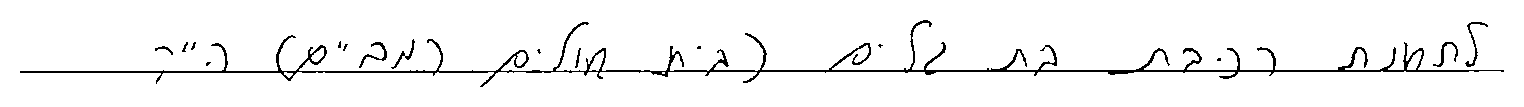
#> input picture Data_normalized/txt (1089).png, 1524 x 107 px; its folder holds only this picture in this run
$ jupyter execute --allow-errors 'segment words.ipynb'   (shell and % lines are left out)
#> lines starting #> are read from the running program, lines starting #| are printed output that depends on the picture; after the words box and inside, x2 and y2 are one past the last pixel; in counts of white or black regions, pixels touching at a corner belong together
# Word Segmentation — Attempts Log

| # | Method | Result |
|---|--------|--------|
| 1 | EasyOCR CRAFT | Wrong boundaries |
| 2 | Tesseract Hebrew | Unreliable |
| 3 | Vertical projection | Splits chars, merges lines |
| 4 | Horizontal then vertical projection | Multi-word boxes |
| 5 | Morphological dilation + CC | Baseline fuses everything |
| 6 | Gemini Vision API | Coordinates unreliable |
| 7 | CC baseline removal + dilation | Still fuses into one blob |
| 8 | DictaLM-2.0 + Gemini + forced-N CV | Unstable |
| 9 | Crop above baseline + projection | Better but still mis-splits |
| 10 | Google Cloud Vision word boxes | English detection, wrong boxes |
| 11 | Google Vision + HebHTR validation | HebHTR works, GVision detection wrong |
| 12 | Baseline crop + CC + HebHTR | Gap tuning issues |
| 13 | Baseline crop + CC gap=25 + HebHTR | TBD |

## Attempt 1 — EasyOCR CRAFT
**Method:** CRAFT detection with English model. **Result:** One big box around all text.

[cell 1]
import easyocr
import cv2
import numpy as np
from pathlib import Path
import matplotlib.pyplot as plt

INPUT_DIR  = Path("Data_normalized")
OUTPUT_DIR = Path("segment_results")
OUTPUT_DIR.mkdir(exist_ok=True)

#> (a cell that did not finish here is left out)

[cell 3]
# [11 lines left out: function boxes_from_easyocr, not called in this run]


def segment_and_save(image_path, padding=4):
    img_bgr = cv2.imread(str(image_path))
    if img_bgr is None:
        return None, []

    # EasyOCR works on BGR or RGB numpy arrays
    result = reader.readtext(img_bgr, detail=1,
                             paragraph=False,   # keep individual word boxes
                             width_ths=0.7,     # horizontal merge threshold
                             ycenter_ths=0.5)   # vertical alignment tolerance

    boxes = boxes_from_easyocr(result)

    annotated = img_bgr.copy()
    h_img, w_img = annotated.shape[:2]
    for (x, y, w, h) in boxes:
        x1, y1 = max(x - padding, 0),       max(y - padding, 0)
        x2, y2 = min(x + w + padding, w_img-1), min(y + h + padding, h_img-1)
        cv2.rectangle(annotated, (x1, y1), (x2, y2), (0, 200, 0), 2)

    out_path = OUTPUT_DIR / image_path.name
    cv2.imwrite(str(out_path), annotated)
    return annotated, boxes

[cell 4]
# ── Quick test on a single image first ───────────────────────────────────────
test_path = sorted(INPUT_DIR.glob("*.png"))[0]
#> (the rest of this cell did not finish here and is left out)

#> in segment_and_save, img_bgr is the input picture: shape (107, 1524, 3); 95.8% white; black in thin lines or dots, all inside (x1, y1, x2, y2) = (20, 20, 1504, 87)

print(f"Image : {test_path.name}")
print(f"Words found: {len(boxes)}")

plt.figure(figsize=(14, 3))
plt.imshow(cv2.cvtColor(annotated, cv2.COLOR_BGR2RGB))
plt.axis("off")
plt.title(f"{test_path.name} — {len(boxes)} word(s)")
plt.show()

[cell 5]
# ── Process ALL images ────────────────────────────────────────────────────────
image_files = sorted(INPUT_DIR.glob("*.png")) + sorted(INPUT_DIR.glob("*.jpg"))
print(f"Processing {len(image_files)} images...")

word_counts = []
#> (the rest of this cell did not finish here and is left out)

    word_counts.append(len(boxes))
    if (i + 1) % 100 == 0:
        print(f"  {i+1}/{len(image_files)} done")

print(f"\nFinished. {len(word_counts)} images processed.")
print(f"Words/image — min:{min(word_counts)}  max:{max(word_counts)}  "
      f"avg:{np.mean(word_counts):.1f}")

[cell 6]
# ── Visual check: 6 samples ───────────────────────────────────────────────────
samples = sorted(OUTPUT_DIR.glob("*.png"))[:6]
#> (the rest of this cell did not finish here and is left out)

## Attempt 2 — Tesseract Hebrew
**Method:** Tesseract heb + gap merge. **Result:** Wrong boxes, poor Hebrew support.

[cell 7]
# pip install pytesseract
# Also install Tesseract binary + Hebrew pack:
#   Windows: https://github.com/UB-Mannheim/tesseract/wiki
#            during install, check "Hebrew" under additional languages
#   Linux:   sudo apt install tesseract-ocr tesseract-ocr-heb

import pytesseract
import cv2
import numpy as np
from pathlib import Path
import matplotlib.pyplot as plt
import pandas as pd

# If Tesseract is not on PATH, set it here:
pytesseract.pytesseract.tesseract_cmd = r"C:\Program Files\Tesseract-OCR\tesseract.exe"

INPUT_DIR  = Path("Data_normalized")
OUTPUT_DIR = Path("segment_results")
OUTPUT_DIR.mkdir(exist_ok=True)

[cell 8]
def remove_horizontal_lines(binary, img_width):
    ksize = max(int(img_width * 0.15), 30)
    h_kernel = cv2.getStructuringElement(cv2.MORPH_RECT, (ksize, 1))
    lines = cv2.morphologyEx(binary, cv2.MORPH_OPEN, h_kernel, iterations=1)
    lines = cv2.dilate(lines, cv2.getStructuringElement(cv2.MORPH_RECT, (1, 3)))
    return cv2.subtract(binary, lines)


# [25 lines left out: function merge_close_boxes, not called in this run]


def segment_words_tesseract(image_path, padding=4, merge_gap=18):
    img_bgr = cv2.imread(str(image_path))
    if img_bgr is None:
        return None, []

    h_img, w_img = img_bgr.shape[:2]
    gray = cv2.cvtColor(img_bgr, cv2.COLOR_BGR2GRAY)

    # 1. Binarise and remove horizontal baseline
    _, binary = cv2.threshold(gray, 0, 255, cv2.THRESH_BINARY_INV + cv2.THRESH_OTSU)
    clean = remove_horizontal_lines(binary, w_img)

    # 2. Back to white-background image for Tesseract
    clean_for_tess = cv2.bitwise_not(clean)

    # 3. Run Tesseract — psm 7 = single text line, heb language
    config = r"--psm 7 -l heb"
    data = pytesseract.image_to_data(clean_for_tess, config=config,
                                     output_type=pytesseract.Output.DICT)

    # 4. Collect word boxes (conf > 0 filters out empty/noise entries)
    raw_boxes = []
    for i, conf in enumerate(data["conf"]):
        if int(conf) <= 0:
            continue
        x, y, w, h = data["left"][i], data["top"][i], data["width"][i], data["height"][i]
        if w > 5 and h > 5:
            raw_boxes.append((x, y, w, h))

    # 5. Merge boxes that Tesseract split within the same word
    word_boxes = merge_close_boxes(raw_boxes, gap_threshold=merge_gap)

    # 6. Draw on original image
    annotated = img_bgr.copy()
    for (x, y, w, h) in word_boxes:
        x1, y1 = max(x - padding, 0),           max(y - padding, 0)
        x2, y2 = min(x + w + padding, w_img-1), min(y + h + padding, h_img-1)
        cv2.rectangle(annotated, (x1, y1), (x2, y2), (0, 200, 0), 2)

    out_path = OUTPUT_DIR / image_path.name
    cv2.imwrite(str(out_path), annotated)
    return annotated, word_boxes

[cell 9]
# ── Quick test on one image ───────────────────────────────────────────────────
test_path = sorted(INPUT_DIR.glob("*.png"))[0]
#> (the rest of this cell did not finish here and is left out)

#> in remove_horizontal_lines, `lines = cv2.morphologyEx(binary, cv2.MORPH_OPEN, h_kernel, iterations=1)`:
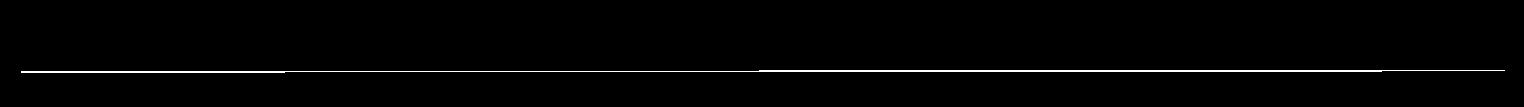
#> lines: shape (107, 1524); 1.5% white in thin lines or dots, all inside (x1, y1, x2, y2) = (21, 70, 1505, 73)
#> in remove_horizontal_lines, `lines = cv2.dilate(lines, cv2.getStructuringElement(cv2.MORPH_RECT, (1..`:
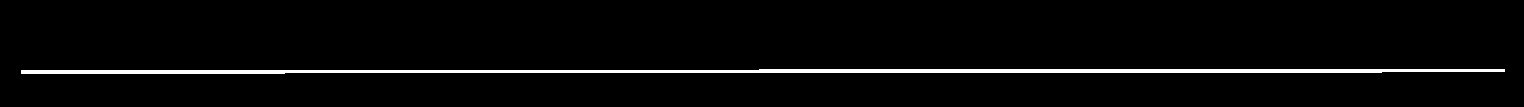
#> lines: shape (107, 1524); 3.3% white; 1 white region, box (x1, y1, x2, y2) and area: (21, 69, 1505, 74) 5339
#> in remove_horizontal_lines, `return cv2.subtract(binary, lines)`:
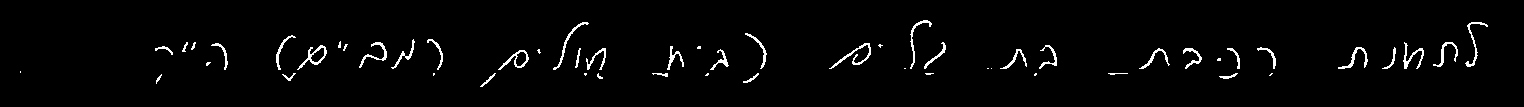
#> returned value: shape (107, 1524); 2.3% white in thin lines or dots, all inside (x1, y1, x2, y2) = (20, 20, 1488, 87)

print(f"Image: {test_path.name}  |  Words found: {len(boxes)}")

plt.figure(figsize=(14, 3))
plt.imshow(cv2.cvtColor(annotated, cv2.COLOR_BGR2RGB))
plt.axis("off")
plt.title(f"{test_path.name} — {len(boxes)} word(s)")
plt.show()

[cell 10]
# ── Process ALL images ────────────────────────────────────────────────────────
image_files = sorted(INPUT_DIR.glob("*.png")) + sorted(INPUT_DIR.glob("*.jpg"))
print(f"Processing {len(image_files)} images...")

word_counts = []
#> (the rest of this cell did not finish here and is left out)

    word_counts.append(len(boxes))
    if (i + 1) % 100 == 0:
        print(f"  {i+1}/{len(image_files)} done")

print(f"\nFinished. {len(word_counts)} images processed.")
print(f"Words/image — min:{min(word_counts)}  max:{max(word_counts)}  avg:{np.mean(word_counts):.1f}")

## Attempt 3 — Vertical Projection
**Method:** Remove baseline, sum ink per column, threshold gaps. **Result:** Words still merged.

[cell 11]
import cv2
import numpy as np
from pathlib import Path
import matplotlib.pyplot as plt

INPUT_DIR  = Path("Data_normalized")
OUTPUT_DIR = Path("segment_results")
OUTPUT_DIR.mkdir(exist_ok=True)

# ── Tunable parameters ────────────────────────────────────────────────────────
# Minimum consecutive zero-ink columns to count as a word gap.
MIN_GAP_COLS = 20

# Smoothing window: bridges tiny intra-letter gaps.
SMOOTH_WINDOW = 5

# Ink threshold: fraction of the column's max projection value.
# Columns below this are treated as empty (ignores line remnants).
INK_THRESHOLD_RATIO = 0.08   # 8% of peak — filters baseline residue

# Minimum word box size to keep
MIN_WORD_W = 10
MIN_WORD_H = 10

[cell 12]
def remove_horizontal_lines(binary, img_width):
    """Remove long horizontal strokes (baseline) from a binary ink=white image."""
    ksize = max(int(img_width * 0.15), 30)
    h_kernel = cv2.getStructuringElement(cv2.MORPH_RECT, (ksize, 1))
    lines = cv2.morphologyEx(binary, cv2.MORPH_OPEN, h_kernel, iterations=1)
    lines = cv2.dilate(lines, cv2.getStructuringElement(cv2.MORPH_RECT, (1, 4)))
    return cv2.subtract(binary, lines)


def vertical_projection_segment(image_path,
                                  min_gap=MIN_GAP_COLS,
                                  smooth=SMOOTH_WINDOW,
                                  ink_ratio=INK_THRESHOLD_RATIO,
                                  padding=4):
    img_bgr = cv2.imread(str(image_path))
    if img_bgr is None:
        return None, []

    h_img, w_img = img_bgr.shape[:2]
    gray = cv2.cvtColor(img_bgr, cv2.COLOR_BGR2GRAY)

    # 1. Binarise (ink = white) + remove baseline
    _, binary = cv2.threshold(gray, 0, 255, cv2.THRESH_BINARY_INV + cv2.THRESH_OTSU)
    clean = remove_horizontal_lines(binary, w_img)

    # 2. Vertical projection: sum of ink pixels per column
    proj = clean.sum(axis=0).astype(float)

    # 3. Smooth to bridge tiny intra-letter gaps
    kernel = np.ones(smooth) / smooth
    proj_smooth = np.convolve(proj, kernel, mode='same')

    # 4. Threshold: ignore columns below ink_ratio * peak (filters line remnants)
    peak = proj_smooth.max()
    if peak == 0:
        return img_bgr, []
    threshold = peak * ink_ratio
    ink_cols = (proj_smooth > threshold).astype(np.uint8)

    # 5. Find contiguous ink runs separated by gaps >= min_gap
    word_boxes = []
    in_word = False
    word_start = 0
    gap_count = 0

    for col in range(w_img):
        if ink_cols[col]:
            if not in_word:
                word_start = col
                in_word = True
            gap_count = 0
        else:
            if in_word:
                gap_count += 1
                if gap_count >= min_gap:
                    word_end = col - gap_count
                    slice_ = clean[:, word_start:word_end]
                    rows = np.any(slice_ > 0, axis=1)
                    if rows.any():
                        y_top    = int(np.argmax(rows))
                        y_bottom = int(len(rows) - np.argmax(rows[::-1]))
                        w = word_end - word_start
                        h = y_bottom - y_top
                        if w >= MIN_WORD_W and h >= MIN_WORD_H:
                            word_boxes.append((word_start, y_top, w, h))
                    in_word = False
                    gap_count = 0

    # Last word
    if in_word:
        word_end = w_img
        slice_ = clean[:, word_start:word_end]
        rows = np.any(slice_ > 0, axis=1)
        if rows.any():
            y_top    = int(np.argmax(rows))
            y_bottom = int(len(rows) - np.argmax(rows[::-1]))
            w = word_end - word_start
            h = y_bottom - y_top
            if w >= MIN_WORD_W and h >= MIN_WORD_H:
                word_boxes.append((word_start, y_top, w, h))

    # 6. Draw and save
    annotated = img_bgr.copy()
    for (x, y, w, h) in word_boxes:
        x1, y1 = max(x - padding, 0),           max(y - padding, 0)
        x2, y2 = min(x + w + padding, w_img-1), min(y + h + padding, h_img-1)
        cv2.rectangle(annotated, (x1, y1), (x2, y2), (0, 200, 0), 2)

    cv2.imwrite(str(OUTPUT_DIR / image_path.name), annotated)
    return annotated, word_boxes

[cell 13]
# ── Quick test: show projection + result on one image ─────────────────────────
test_path = sorted(INPUT_DIR.glob("*.png"))[0]
img_bgr = cv2.imread(str(test_path))
gray    = cv2.cvtColor(img_bgr, cv2.COLOR_BGR2GRAY)
_, binary = cv2.threshold(gray, 0, 255, cv2.THRESH_BINARY_INV + cv2.THRESH_OTSU)
clean   = remove_horizontal_lines(binary, img_bgr.shape[1])
#> in remove_horizontal_lines, `lines = cv2.dilate(lines, cv2.getStructuringElement(cv2.MORPH_RECT, (1..`:
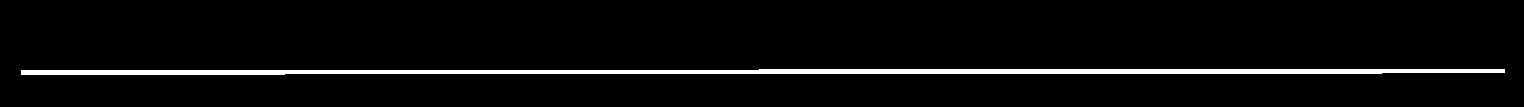
#> lines: shape (107, 1524); 4.2% white; 1 white region, box (x1, y1, x2, y2) and area: (21, 69, 1505, 75) 6823
proj    = clean.sum(axis=0).astype(float)
#> proj = 1524 values, max 6630 at index 913, min 0 at index 0, mean 618.1

annotated, boxes = vertical_projection_segment(test_path)
#> in vertical_projection_segment, `proj_smooth = np.convolve(proj, kernel, mode='same')`: proj_smooth = 1524 values, max 4743 at index 912, min 0 at index 0, mean 618.1
#> in vertical_projection_segment, `peak = proj_smooth.max()`: peak = 4743
#> in vertical_projection_segment, `threshold = peak * ink_ratio`: threshold = 379.4
#> in vertical_projection_segment, `ink_cols = (proj_smooth > threshold).astype(np.uint8)`: ink_cols = 1524 values, max 1 at index 154, min 0 at index 0, mean 0.457
#> after the loop in vertical_projection_segment, `for col in range(w_img):`:
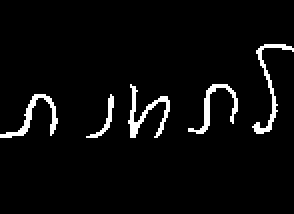
#> slice_: shape (107, 147) (shown 2 times larger); 4.2% white in thin lines or dots, all inside (x1, y1, x2, y2) = (0, 22, 147, 69)
#> after the loop in vertical_projection_segment, `for col in range(w_img):`: h = 47; in_word = False; w = 147; word_boxes = [(154, 42, 74, 42), (274, 35, 170, 46), (481, 22, 126, 65), (662, 33, 105, 50), (831, 43, 50, 26), (909, 20, 37, 55), (1003, 45, 55, 31), (1141, 47, 136, 32), (1339, 22, 147, 47)]; word_end = 1486; word_start = 1339; y_bottom = 69; y_top = 22
#> the loop in vertical_projection_segment, `for (x, y, w, h) in word_boxes:` made 9 passes
#> (x, y, w, h, x1, y1, x2, y2) on passes 1 to 8: (154, 42, 74, 42, 150, 38, 232, 88), (274, 35, 170, 46, 270, 31, 448, 85), (481, 22, 126, 65, 477, 18, 611, 91), (662, 33, 105, 50, 658, 29, 771, 87), (831, 43, 50, 26, 827, 39, 885, 73), (909, 20, 37, 55, 905, 16, 950, 79), (1003, 45, 55, 31, 999, 41, 1062, 80), (1141, 47, 136, 32, 1137, 43, 1281, 83)
#> after the loop in vertical_projection_segment, `for (x, y, w, h) in word_boxes:`:
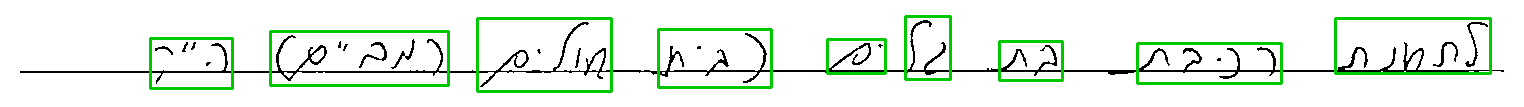
#> annotated: shape (107, 1524, 3); 5.27% of pixels changed, all inside (x1, y1, x2, y2) = (149, 15, 1492, 93)
#> boxes has the same summary as word_boxes in vertical_projection_segment
print(f"Image: {test_path.name}  |  Words found: {len(boxes)}")
#| Image: txt (1089).png  |  Words found: 9

fig, (ax1, ax2) = plt.subplots(2, 1, figsize=(14, 5),
                                gridspec_kw={"height_ratios": [3, 1]})
ax1.imshow(cv2.cvtColor(annotated, cv2.COLOR_BGR2RGB))
ax1.set_title(f"{test_path.name} — {len(boxes)} word(s)")
ax1.axis("off")

ax2.bar(range(len(proj)), proj, width=1, color="steelblue")
ax2.set_xlim(0, len(proj))
ax2.set_title("Vertical projection (ink pixels per column)")
ax2.set_xlabel("Column"); ax2.set_ylabel("Ink px")
plt.tight_layout()
plt.show()
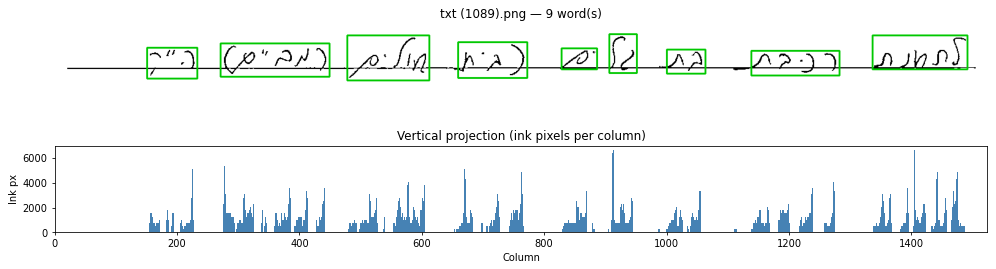
#> figure drawn by matplotlib, 2 panels

[cell 14]
# ── Process ALL images ────────────────────────────────────────────────────────
image_files = sorted(INPUT_DIR.glob("*.png")) + sorted(INPUT_DIR.glob("*.jpg"))
print(f"Processing {len(image_files)} images...")

word_counts = []
for i, img_path in enumerate(image_files):
    _, boxes = vertical_projection_segment(img_path)
#> the loop in vertical_projection_segment (call 2), `for (x, y, w, h) in word_boxes:` made 9 passes
    word_counts.append(len(boxes))
    if (i + 1) % 100 == 0:
        print(f"  {i+1}/{len(image_files)} done")

print(f"\nFinished. {len(word_counts)} images processed.")
#| Finished. 1 images processed.
print(f"Words/image — min:{min(word_counts)}  max:{max(word_counts)}  avg:{np.mean(word_counts):.1f}")
#| Words/image — min:9  max:9  avg:9.0

## Attempt 4 — Line-first + Projection
**Method:** Horizontal projection splits lines, then vertical per line. **Result:** Multi-word boxes.

[cell 15]
import cv2
import numpy as np
from pathlib import Path
import matplotlib.pyplot as plt

INPUT_DIR  = Path("Data_normalized")
OUTPUT_DIR = Path("segment_results")
OUTPUT_DIR.mkdir(exist_ok=True)

# ── Parameters ────────────────────────────────────────────────────────────────
# Horizontal projection: min gap (rows) between text lines
LINE_GAP_ROWS    = 5
# Vertical projection: min gap (cols) between words within a line
WORD_GAP_COLS    = 15
# Ignore columns/rows below this fraction of the local peak (noise filter)
INK_RATIO        = 0.05
# Minimum word box dimensions — filters stray thin strokes
MIN_WORD_W       = 15
MIN_WORD_H       = 8

[cell 16]
def remove_horizontal_lines_v4(binary, img_width):
    ksize = max(int(img_width * 0.15), 30)
    h_kernel = cv2.getStructuringElement(cv2.MORPH_RECT, (ksize, 1))
    lines = cv2.morphologyEx(binary, cv2.MORPH_OPEN, h_kernel, iterations=1)
    lines = cv2.dilate(lines, cv2.getStructuringElement(cv2.MORPH_RECT, (1, 4)))
    return cv2.subtract(binary, lines)


def find_runs(signal, min_gap, ink_ratio):
    """
    Given a 1D projection array, return list of (start, end) index pairs
    for contiguous regions above ink_ratio * peak, separated by gaps >= min_gap.
    """
    peak = signal.max()
    if peak == 0:
        return []
    thresh = peak * ink_ratio
    active = (signal > thresh).astype(np.uint8)

    runs = []
    in_run, start, gap = False, 0, 0
    for i, val in enumerate(active):
        if val:
            if not in_run:
                start = i
                in_run = True
            gap = 0
        else:
            if in_run:
                gap += 1
                if gap >= min_gap:
                    runs.append((start, i - gap))
                    in_run = False
                    gap = 0
    if in_run:
        runs.append((start, len(active)))
    return runs


def segment_words_v4(image_path, padding=4):
    img_bgr = cv2.imread(str(image_path))
    if img_bgr is None:
        return None, []

    h_img, w_img = img_bgr.shape[:2]
    gray = cv2.cvtColor(img_bgr, cv2.COLOR_BGR2GRAY)

    # 1. Binarise + remove baseline
    _, binary = cv2.threshold(gray, 0, 255, cv2.THRESH_BINARY_INV + cv2.THRESH_OTSU)
    clean = remove_horizontal_lines_v4(binary, w_img)

    # 2. Horizontal projection → find text line strips
    h_proj = clean.sum(axis=1).astype(float)          # one value per row
    line_strips = find_runs(h_proj, LINE_GAP_ROWS, INK_RATIO)

    word_boxes = []

    for (row_start, row_end) in line_strips:
        line_img = clean[row_start:row_end, :]         # horizontal slice

        # 3. Vertical projection → find words within this line
        v_proj = line_img.sum(axis=0).astype(float)
        word_cols = find_runs(v_proj, WORD_GAP_COLS, INK_RATIO)

        for (col_start, col_end) in word_cols:
            w = col_end - col_start
            h = row_end - row_start
            if w < MIN_WORD_W or h < MIN_WORD_H:
                continue
            # Tight vertical bounds within this column slice
            slice_ = clean[row_start:row_end, col_start:col_end]
            rows_with_ink = np.any(slice_ > 0, axis=1)
            if not rows_with_ink.any():
                continue
            y_top    = row_start + int(np.argmax(rows_with_ink))
            y_bottom = row_start + int(len(rows_with_ink) - np.argmax(rows_with_ink[::-1]))
            word_boxes.append((col_start, y_top, w, y_bottom - y_top))

    # 4. Draw and save
    annotated = img_bgr.copy()
    for (x, y, w, h) in word_boxes:
        x1, y1 = max(x - padding, 0),           max(y - padding, 0)
        x2, y2 = min(x + w + padding, w_img-1), min(y + h + padding, h_img-1)
        cv2.rectangle(annotated, (x1, y1), (x2, y2), (0, 200, 0), 2)

    cv2.imwrite(str(OUTPUT_DIR / image_path.name), annotated)
    return annotated, word_boxes

[cell 17]
# ── Quick test ────────────────────────────────────────────────────────────────
test_path = sorted(INPUT_DIR.glob("*.png"))[0]
annotated, boxes = segment_words_v4(test_path)
#> in segment_words_v4, `h_proj = clean.sum(axis=1).astype(float)`: h_proj = 107 values, max 37740 at index 62, min 0 at index 0, mean 8803.5
#> in find_runs, `peak = signal.max()`: peak = 37740
#> in find_runs, `thresh = peak * ink_ratio`: thresh = 1887
#> in find_runs, `active = (signal > thresh).astype(np.uint8)`: active = 107 values, max 1 at index 21, min 0 at index 0, mean 0.542
#> the loop in find_runs, `for i, val in enumerate(active):` made 107 passes
#> (val, start, in_run) on pass 22: (1, 21, True)
#> after the loop in find_runs, `for i, val in enumerate(active):`: in_run = False; runs = [(21, 82)]; start = 21
#> in segment_words_v4, `line_strips = find_runs(h_proj, LINE_GAP_ROWS, INK_RATIO)`: line_strips = [(21, 82)]
#> the loop in segment_words_v4, `for (row_start, row_end) in line_strips:` made 1 pass
#> (row_start, row_end, peak in find_runs, thresh in find_runs) on pass 1: (21, 82, 6630, 331.5)
#> pass 1, in segment_words_v4, `line_img = clean[row_start:row_end, :]`:
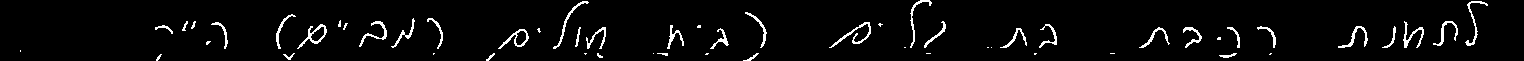
#> line_img: shape (61, 1524); 3.9% white in thin lines or dots
#> after the loop in segment_words_v4, `for (row_start, row_end) in line_strips:`: word_boxes = [(155, 42, 72, 40), (276, 35, 166, 46), (486, 22, 119, 60), (662, 46, 65, 31), (745, 33, 21, 49), (831, 43, 49, 26), (910, 21, 35, 54), (1003, 45, 53, 31), (1141, 48, 60, 21), (1217, 48, 22, 31), (1257, 47, 18, 29), (1338, 47, 29, 22), (1384, 22, 103, 47)]
#> the loop in segment_words_v4, `for (x, y, w, h) in word_boxes:` made 13 passes
#> (x, y, w, h, x1, y1, x2, y2) on passes 1 to 8: (155, 42, 72, 40, 151, 38, 231, 86), (276, 35, 166, 46, 272, 31, 446, 85), (486, 22, 119, 60, 482, 18, 609, 86), (662, 46, 65, 31, 658, 42, 731, 81), (745, 33, 21, 49, 741, 29, 770, 86), (831, 43, 49, 26, 827, 39, 884, 73), (910, 21, 35, 54, 906, 17, 949, 79), (1003, 45, 53, 31, 999, 41, 1060, 80)
#> after the loop in segment_words_v4, `for (x, y, w, h) in word_boxes:`:
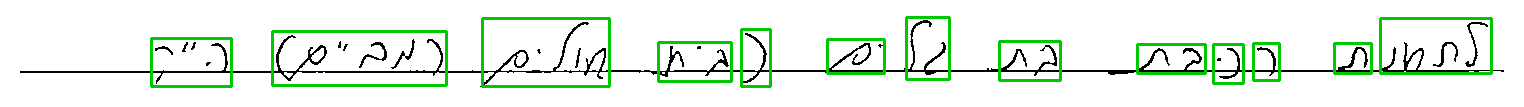
#> annotated: shape (107, 1524, 3); 5.51% of pixels changed, all inside (x1, y1, x2, y2) = (150, 16, 1493, 88)
#> boxes has the same summary as word_boxes in segment_words_v4
print(f"Image: {test_path.name}  |  Words found: {len(boxes)}")
#| Image: txt (1089).png  |  Words found: 13
#> (the rest of the program and of its run is left out)
